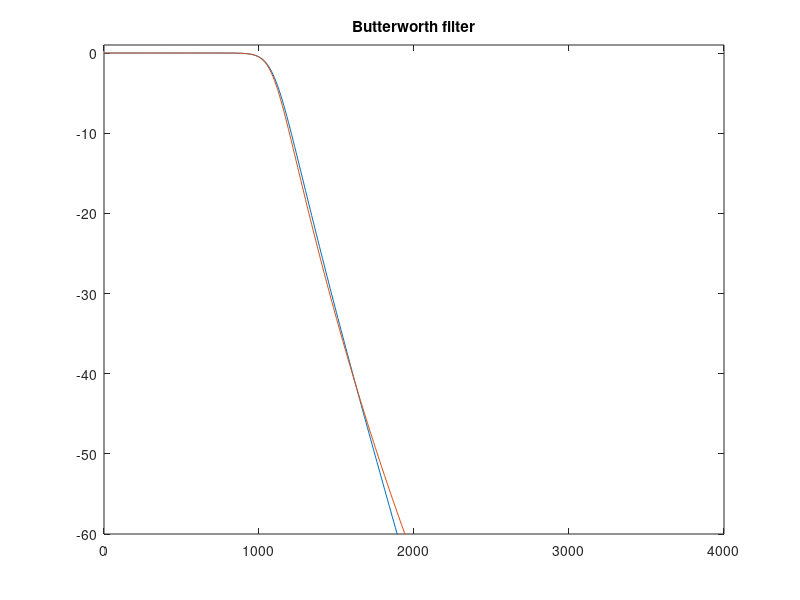
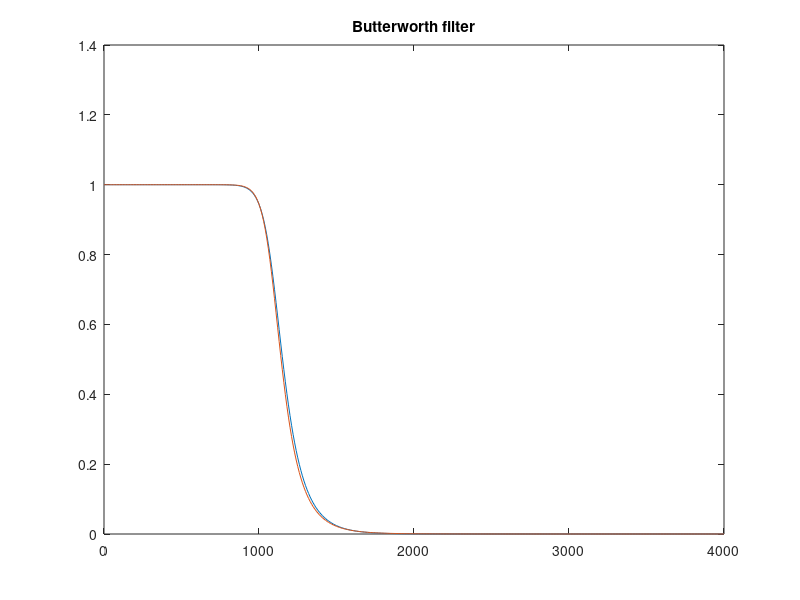
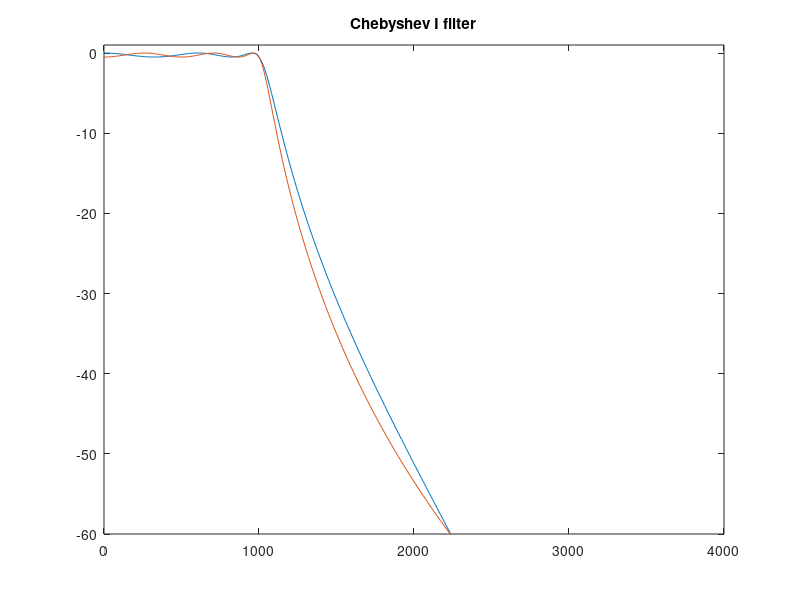
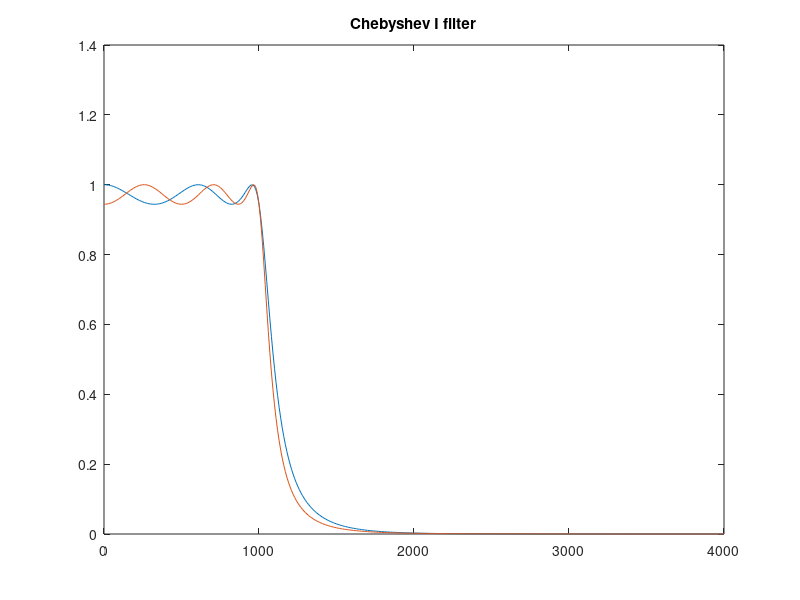

These charts were generated, in order, by the following MATLAB code: (Note: this script raises an error after producing the figures.)
%Design an IIR low pass filter with passband edge at 1000Hz and stopband edge at 1500Hz for 
%a sampling frequency of 8000Hz. The filter is to have a passband ripple of 0.5 dB and a 
%stopband ripple below 30 dB. Plot the frequency response and compare the performance of the 
%filters designed with Butterworth, Chebyshev I, Chebyshev II and Elliptic approximations and 
%using both impulse invariant and bilinear transformations.
clear; clc; close all;
Fs=8000;
wp=1000*2/Fs; ws=1500*2/Fs;
wpa=1000*2*pi; wsa=1500*2*pi;
Rp=0.5; Rs=30;
% Butterworth filter
% 1. Bilinear transformation
[Nb1,wn_b1]=buttord(wp,ws,Rp,Rs);
[num_but1,den_but1]=butter(Nb1,wn_b1);
% 2. Impulse invariant transformation
[Nb2,wn_b2]=buttord(wpa,wsa,Rp,Rs,'s');
[num_but2a,den_but2a]=butter(Nb2,wn_b2,'s');
[num_but2,den_but2]=impinvar(num_but2a,den_but2a,Fs);
f=0:10:Fs/2;
hb1=freqz(num_but1,den_but1,f,Fs);
hb2=freqz(num_but2,den_but2,f,Fs);
plot(f,20*log10(abs(hb1)),f,20*log10(abs(hb2)));
title('Butterworth filter');axis([0 4000 -60 1]);
figure; plot(f,abs(hb1),f,abs(hb2));
title('Butterworth filter');
% Chebyshev I filter
% 1. Bilinear transformation
[Nc11,wn_c11]=cheb1ord(wp,ws,Rp,Rs);
[num_c11,den_c11]=cheby1(Nc11,Rp,wn_c11);
% 2. Impulse invariant transformation
[Nc12,wn_c12]=cheb1ord(wpa,wsa,Rp,Rs,'s');
[num_c12a,den_c12a]=cheby1(Nc12,Rp,wn_c12,'s');
[num_c12,den_c12]=impinvar(num_c12a,den_c12a,Fs);
f=0:10:Fs/2;
hc11=freqz(num_c11,den_c11,f,Fs);
hc12=freqz(num_c12,den_c12,f,Fs);
figure;plot(f,20*log10(abs(hc11)),f,20*log10(abs(hc12)));
title('Chebyshev I filter');axis([0 4000 -60 1]);
figure; plot(f,abs(hc11),f,abs(hc12));
title('Chebyshev I filter');
% Chebyshev II filter
% 1. Bilinear transformation
[Nc21,wn_c21]=cheb2ord(wp,ws,Rp,Rs);
[num_c21,den_c21]=cheby2(Nc21,Rs,wn_c21);
% 2. Impulse invariant transformation
[Nc22,wn_c22]=cheb2ord(wpa,wsa,Rp,Rs,'s');
[num_c22a,den_c22a]=cheby2(Nc22,Rs,wn_c22,'s');
[num_c22,den_c22]=impinvar(num_c22a,den_c22a,Fs);
f=0:10:Fs/2;
hc21=freqz(num_c21,den_c21,f,Fs);
hc22=freqz(num_c22,den_c22,f,Fs);
figure;plot(f,20*log10(abs(hc21)),f,20*log10(abs(hc22)));
title('Chebyshev II filter');axis([0 4000 -60 1]);
figure; plot(f,abs(hc21),f,abs(hc22));
title('Chebyshev II filter');
% Elliptic filter
% 1. Bilinear transformation
[Ne1,wn_e1]=ellipord(wp,ws,Rp,Rs);
[num_e1,den_e1]=ellip(Ne1,Rp,Rs,wn_e1);
% 2. Impulse invariant transformation
[Ne2,wn_e2]=ellipord(wpa,wsa,Rp,Rs,'s');
[num_e2a,den_e2a]=ellip(Ne2,Rp,Rs,wn_e2,'s');
[num_e2,den_e2]=impinvar(num_e2a,den_e2a,Fs);
f=0:10:Fs/2;
he1=freqz(num_e1,den_e1,f,Fs);
he2=freqz(num_e2,den_e2,f,Fs);
figure;plot(f,20*log10(abs(he1)),f,20*log10(abs(he2)));
title('Elliptic filter');axis([0 4000 -60 1]);
figure; plot(f,abs(he1),f,abs(he2));
title('Elliptic filter');
